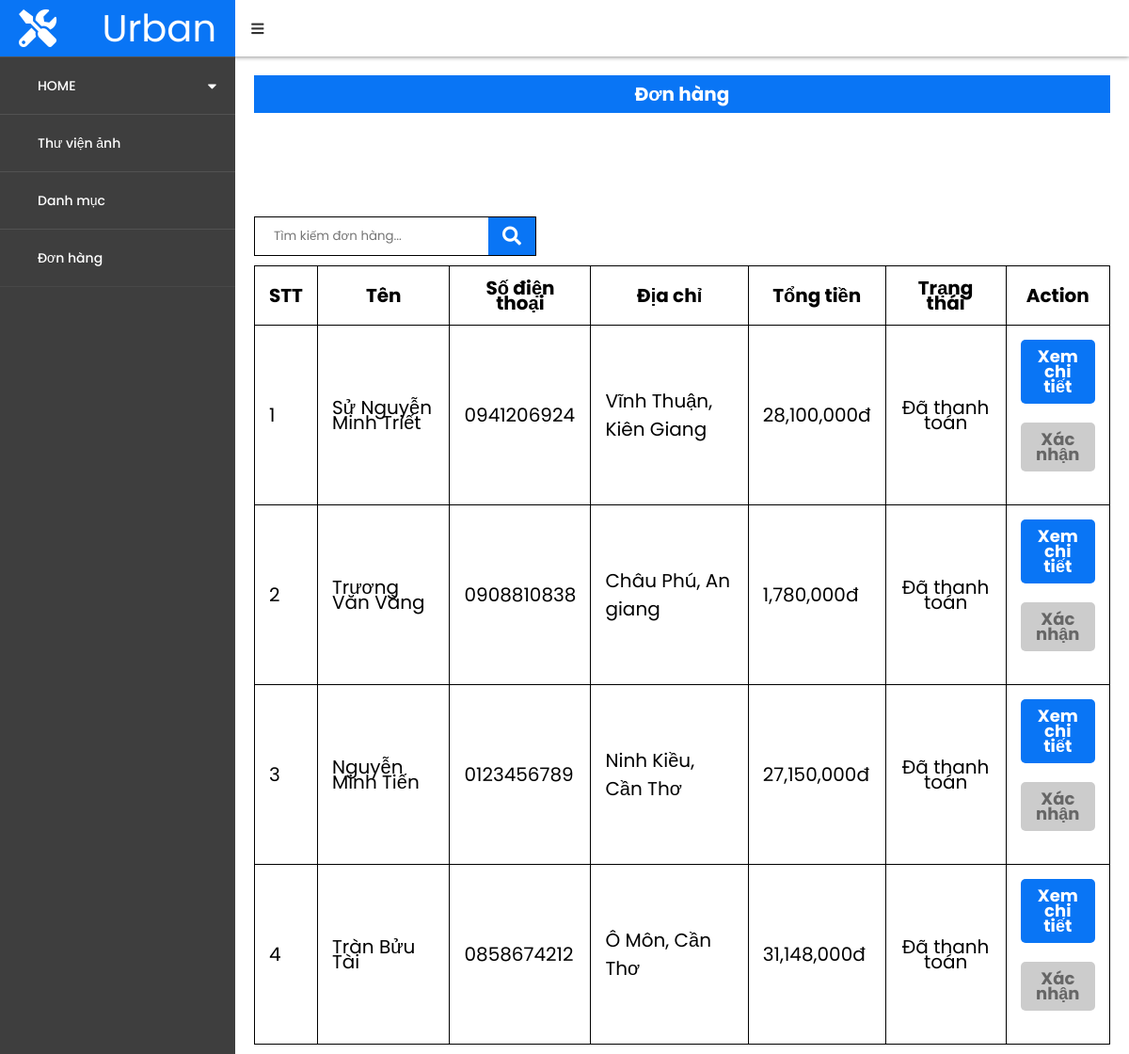
The page /Admin/admin_order.php (signed in) on the database its author committed.
### tables this page shows
CREATE TABLE `orders` (
  `id` int(11) NOT NULL,
  `name` varchar(255) NOT NULL,
  `phone` varchar(255) DEFAULT NULL,
  `address` varchar(500) NOT NULL,
  `note` text NOT NULL,
  `total` int(11) NOT NULL,
  `created_time` int(11) NOT NULL,
  `last_updated` int(11) NOT NULL,
  `ma_status` int(1) NOT NULL
);

CREATE TABLE `status_orders` (
  `ma_status` int(11) NOT NULL,
  `name_status` varchar(100) NOT NULL
);

### Admin/content_admin_order.php (the view)
<?php
require_once '../Database/db.php';
$sql = "SELECT * FROM `orders`";
$rs = mysqli_query($conn,$sql);
$count=0;
?>
<div class="content_libImg">
<table width="100%">
        <tr>
            <th width="20">STT</th>
            <th width="250">Tên</th>
            <th width="150">Số điện thoại</th>
            <th width="400">Địa chỉ</th>
            <th width="100">Tổng tiền</th>
            <th width="250">Trạng thái</th>
            <th width="150">Action</th>
        </tr>
        <?php foreach($rs as $rows) {$count++?>
        <tr>
            <td style="text-align:start;"><?=$count?></td>
            <td style="text-align:start;"><?=$rows['name']?></td>
            <td style="text-align:start;"><?=$rows['phone']?></td>
            <td style="text-align:start; line-height: 3rem;"><?=$rows['address']?></td>
            <td style="text-align:start;"><?=number_format($rows['total'])?>đ</td>
            <td>
            <?php
            $id = $rows['ma_status'];
            $sql2 = "SELECT * FROM `status_orders` WHERE ma_status = $id";
            $result = mysqli_query($conn,$sql2);
            foreach($result as $row) { ?>
                <?=$row['name_status']?>
            <?php } ?>
            </td>
            <td>
                <a style="text-decoration:none; color: var(--white-color); font-weight:bold; background-color: var(--main-color); padding: 1rem;font-size:1.8rem; display:block;border-radius: 5px; text-align:center; margin-bottom: 2rem;" href="admin_order_detail.php?id=<?=$rows['id']?>">
                Xem chi tiết
                </a>
                <?php if($row['ma_status'] == 0) {?>
                <a style="text-decoration:none; color: var(--white-color); font-weight:bold; background-color: var(--main-color); padding: 1rem;font-size:1.8rem; display:block;border-radius: 5px; text-align:center; margin-bottom: 2rem;" href="javascript:confirmPurchase(<?=$rows["id"];?>)">
                Xác nhận
                </a>
                <?php }else {?>
                <a style="text-decoration:none; color: #666666; font-weight:bold; background-color:#cccccc; padding: 1rem;font-size:1.8rem; display:block;border-radius: 5px; text-align:center; margin-bottom: 2rem;">
                Xác nhận
                </a>
                <?php }?>
            </td>
        </tr>
        <?php } ?>
    </table>
</div>

### assets/css/admin.css (style rules this page uses)
* { margin: 0; padding: 0; user-select: none; box-sizing: border-box; font-family: 'Poppins', sans-serif; }
table, th, td { border: 1px solid black; border-collapse: collapse; font-size: 2rem; }
th, td { padding: 15px; text-align: center; }

### assets/css/base.css (style rules this page uses)
:root { --white-color: #fff; --black-color: #000; --main-color: #0975F5; --text-color: #333; }
* { box-sizing: inherit; margin: 0; padding: 0; }
html { font-size: 62.5%; line-height: 1.6rem; font-family: 'Roboto', sans-serif; box-sizing: border-box; }

### rows shown on the page
orders: name "Sử Nguyễn Minh Triết", phone "0941206924", address "Vĩnh Thuận, Kiên Giang", total "28,100,000"
status_orders: name_status "Đã thanh toán"
orders: name "Trương Văn Vàng", phone "0908810838", address "Châu Phú, An giang", total "1,780,000"
orders: name "Nguyễn Minh Tiến", phone "0123456789", address "Ninh Kiều, Cần Thơ", total "27,150,000"
orders: name "Tràn Bửu Tài", phone "0858674212", address "Ô Môn, Cần Thơ", total "31,148,000"
